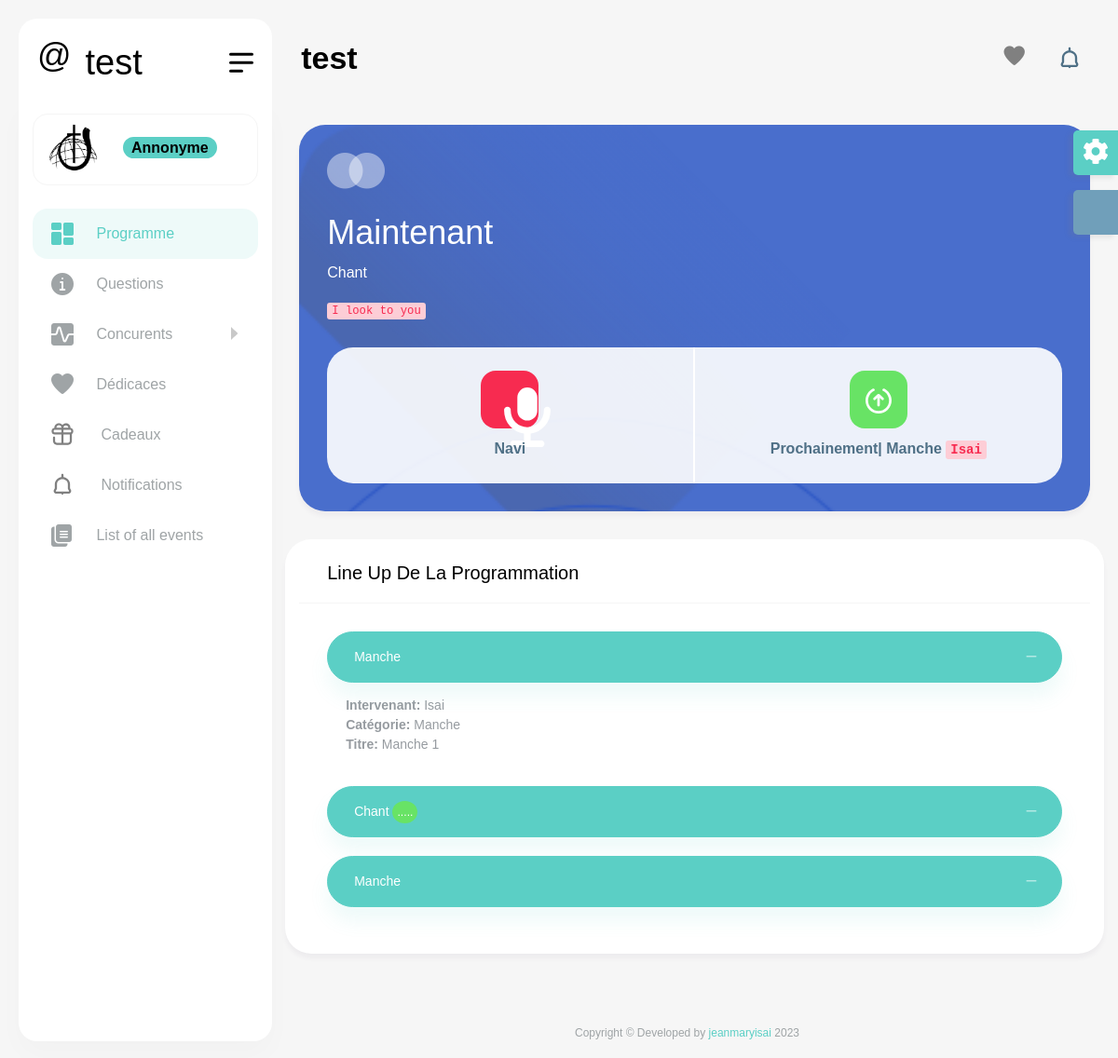
Page /programme on the committed database.
### core/models.py (models this page shows, shortened)
class CustomEvent(models.Model):
    titre= models.CharField(max_length=50)
    date= models.DateTimeField()
    location=models.CharField(max_length=300)
    is_concour=models.BooleanField(default=True)
    isActive=models.BooleanField()
    mc=models.CharField(max_length=50, default='Sara Casseus')

class Programme(models.Model):
    intervenant=models.CharField(max_length=100)
    titre=models.CharField(max_length=50)
    type=models.CharField(max_length=2)
    rank=models.IntegerField()
    passe=models.BooleanField(default=False)
    type=models.IntegerField(choices=CHOICES_PROG)
    event= models.ForeignKey(CustomEvent,on_delete=models.SET_NULL,null=True,blank=True)

### core/views.py (the view)
# urls.py: path('programme',programme,name='programme'),
def programme(request):
    p=Programme.objects.filter(event=gap()).filter(passe=False).order_by('rank').first()
    try:
        next=Programme.objects.filter(event=gap()).filter(passe=False).order_by('rank')[1]
    except:
        next=None
    context={
        'progs':Programme.objects.filter(event=gap()),
        'present':p,
        'next':next,
    }
    return render(request,'programme.html',context)

### core/context_processors.py (called while the page is built)
def cart(request):
    concurents= Concurent.objects.all()
    dedicaces= Dedicace.objects.filter(show=True,event=True).order_by('-date')[:5]
    notification=Notification.objects.all().order_by('-date')[:5]
    context={'concurents':concurents
    ,
    'dedicaces':dedicaces,
    'notifications':notification,
    'event':CustomEvent.objects.get(isActive=True)
    }
    return context

### core/models.py (called while the page is built)
    @property
    def isTeam(self):
        if self.members.count()>1:
            return True
        else:
            return False

    @property
    def vraiNom(self):
        if self.isTeam:
            return self.nom
        else:
            return self.members.all().first.__str__

### core/views.py (called while the page is built)
def gap():
        qq=CustomEvent.objects.get(isActive=True)
        return qq

### templates/programme.html (shortened to what this page needs)
{% extends 'base.html' %} {% load static %} {% block 'body' %}
<div class="col-xl-12 ">
    <div class="card bg-blue action-card">
        <div class="card-body text-white">
            <img src="images/pattern/circle.png" class="mb-4" alt="">
            <h2 class="text-white fs-36">Maintenant</h2>
            <p class="fs-16">{{present.get_type_display}}</p>
            <code><span>{{present.titre}}</span></code>
            <div class="ic-card">
                <a href="#">
                    <i class="bg-danger">
                    </i>
                    <span>{{present.intervenant}}</span>
                </a>
                {% if next %}
                <a href="{% url 'next_prog' %}">
                    <i class="bg-success">
                    </i>
                    <span>Prochainement| {{next.get_type_display}} <code>{{next.intervenant}}</code></span>
                </a>
                {% endif %}
            </div>
        </div>
    </div>
</div>
<div class="card">
    <div class="card-header d-block">
        <h4 class="card-title">Line up de la programmation</h4>
    </div>
    <div class="card-body">
        <div class="accordion accordion-primary" id="accordion-one">
            {% for x in progs %}
            <div class="accordion-item">
                <div class="accordion-header  rounded-lg" id="headingOne{{forloop.counter}}" data-bs-toggle="collapse" data-bs-target="#collapseOne{{forloop.counter}}" aria-controls="collapseOne{{forloop.counter}}" aria-expanded="true" role="button">
                    <span class="accordion-header-text">{{x.get_type_display}}
                    {% if x.id == present.id %}
                      <small><span class="bg bg-success"  style="padding:5px ;border-radius:50%;"> .....  </span></small> {% endif %}
                    </span>
                    <span class="accordion-header-indicator"></span>
                </div>
                <div id="collapseOne{{forloop.counter}}" class="collapse {% if forloop.counter == 1 %}show{% endif %}" aria-labelledby="headingOne{{forloop.counter}}" data-bs-parent="#accordion-one">
                    <div class="accordion-body-text">
                        <strong>Intervenant:</strong> {{x.intervenant}} <br>
                        <strong>Cat&eacute;gorie:</strong> {{x.get_type_display}} <br>
                        <strong>Titre: </strong> {{x.titre}}
                    </div>
                </div>
            </div>
            {% endfor %}
        </div>
    </div>
</div>
{% endblock %}

### templates/base.html (shortened to what this page needs)
 {% load static %}
<!DOCTYPE html>
<html lang="en">
<head>
    <link href="{% static 'vendor/jquery-nice-select/css/nice-select.css' %}" rel="stylesheet">
    <link rel="stylesheet" href="{% static 'vendor/nouislider/nouislider.min.css' %}"> {% block css %}{% endblock %}
    <link rel="stylesheet" href="{% static 'vendor/sweetalert2/dist/sweetalert2.min.css' %}">
    <link href="{% static 'css/style.css' %}" rel="stylesheet">
</head>
<body style="background-image: url(static/images/pattern/pattern6i.png)">
    <div id="main-wrapper">
        <div class="nav-header">
            <a href="{% url 'home' %}" class="brand-logo">
                <h1 class="logo-abbr" width="53" height="53" viewbox="0 0 53 53">@</h1>
                <h2 class="brand-title" width="124px" height="33px">{{event.titre}}</h2>
            </a>
            <div class="nav-control">
                <div class="hamburger">
                    <span class="line"></span><span class="line"></span><span class="line"></span>
                </div>
            </div>
        </div>
        <div class="header">
            <div class="header-content">
                <nav class="navbar navbar-expand">
                    <div class="collapse navbar-collapse justify-content-between">
                        <div class="header-left">
                            <div class="dashboard_bar">
                                {{ event.titre }}
                            </div>
                        </div>
                        <ul class="navbar-nav header-right">
                            <li class="nav-item dropdown notification_dropdown">
                                <a class="nav-link  ai-icon" href="javascript:void(0);" role="button" data-bs-toggle="dropdown">
                                    <i class="flaticon-045-heart" style="color:gray;font-size:1.4rem"></i>
                                </a>
                            </li>
                            <li class="nav-item dropdown notification_dropdown">
                                <a class="nav-link" href="javascript:void(0);" data-bs-toggle="dropdown">
                                </a>
                            </li>
                        </ul>
                    </div>
                </nav>
            </div>
        </div>
        <div class="dlabnav">
            <div class="dlabnav-scroll">
                <ul class="metismenu" id="menu">
                    <li class="dropdown header-profile">
                        <a class="nav-link" href="javascript:void(0);" role="button" data-bs-toggle="dropdown">
                            <img src="{% static 'images/profile/pic1.jpg' %}" width="20" alt="">
                            <div class="header-info ms-3">
                                <span class="font-w600 " >{% if request.user.is_authenticated %} Bienvenue {{request.user.username}}{% else %}<span class="bg-primary badge badge-sm">Annonyme</span>{% endif %}</span>
                            </div>
                        </a>
                    </li>
                    <li>
                        <a class=" ai-icon" href="{% url 'programme' %}" aria-expanded="false">
                            <i class="flaticon-025-dashboard"></i>
                            <span class="nav-text">Programme</span>
                        </a>
                    </li>
                    <li>
                        <a class="ai-icon" href="{% url 'questions' %}" aria-expanded="false">
                            <i class="flaticon-050-info"></i>
                            <span class="nav-text">Questions</span>
                        </a>
                    </li>
                    <li>
                        <a class="has-arrow ai-icon" href="javascript:void()" aria-expanded="false">
                            <i class="flaticon-041-graph"></i>
                            <span class="nav-text">Concurents</span>
                        </a>
                    </li>
                    <li>
                        <a href="{% url 'dedicaces' %}" class="ai-icon" aria-expanded="false">
                            <i class="flaticon-045-heart"></i>
                            <span class="nav-text">D&eacute;dicaces</span>
                        </a>
                    </li>
                    <li>
                        <a class="ai-icon" href="{% url 'cadeau' %}" aria-expanded="false">
                            <i class=""> </i>
                            <span class="nav-text">Cadeaux</span>
                        </a>
                    </li>
                    <li>
                        <a class=" ai-icon" href="{% url 'notifications' %}" aria-expanded="false">
                            <i class="">
                                </i>
                            <span class="nav-text">Notifications</span>
                        </a>
                    </li>
                    <li>
                        <a class=" ai-icon" href="{% url 'events' %}" aria-expanded="false">
                            <i class="flaticon-022-copy"></i>
                            <span class="nav-text">List of all events</span>
                        </a>
                    </li>
                </ul>
            </div>
        </div>
        <div class="content-body">
            <div class="container-fluid">
                <div class="row">
                     {% block 'body' %} {% endblock %}
                </div>
            </div>
        </div>
        <div class="footer">
            <div class="copyright">
                <p>Copyright © Developed by <a href="https://jeanmaryisai.online/" target="_blank">jeanmaryisai</a> 2023</p>
            </div>
        </div>
    </div>
</body>
</html>

### rows in the picture
CustomEvent: titre "test"
Programme: type "Chant", titre "I look to you", intervenant "Navi"
Programme: type "Manche", intervenant "Isai"
Programme: type "Manche", intervenant "Isai", titre "Manche 1"
